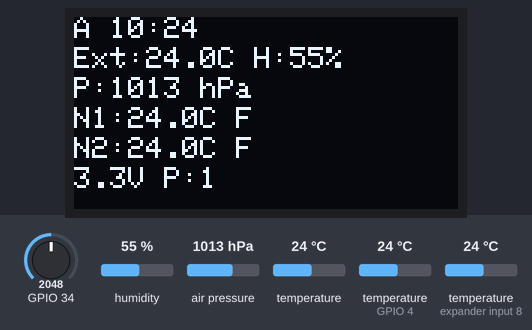
This sketch was run on a simulated ESP32. Shown: 128×64 one-colour display. The inputs (shaded band) are chosen by the test bench; at power-on: temperature (sensors on GPIO 4, expander input 8) 24 °C, GPIO 34 = 2048, humidity 55 %, air pressure 1013 hPa, temperature 24 °C. WiFi joins after 1.5 s; servers stay silent unless stated; uploads are accepted with an empty reply; the local clock reads 2024-03-15 10:24:30 at power-on unless the sketch sets it; storage starts empty; what the sketch prints to the serial monitor is not drawn.

Above: at 1.5 s.
1.6 s: temperature (sensor on GPIO 4) set to 31.2 °C
At 12.4 s:
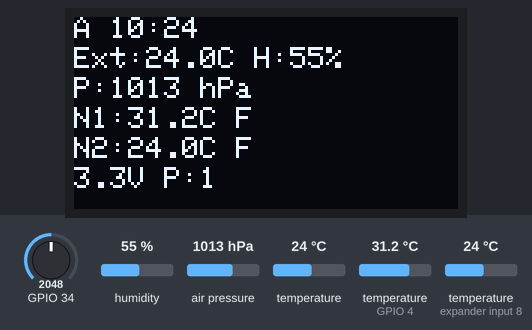
12.7 s: temperature (sensor on GPIO 4) set to 32.5 °C
At 22.4 s:
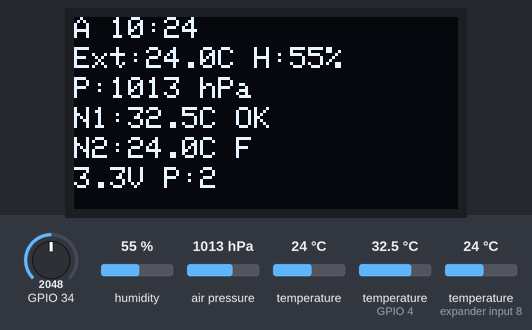
22.8 s: temperature (sensor on expander input 8) set to 31.1 °C
At 33.7 s:
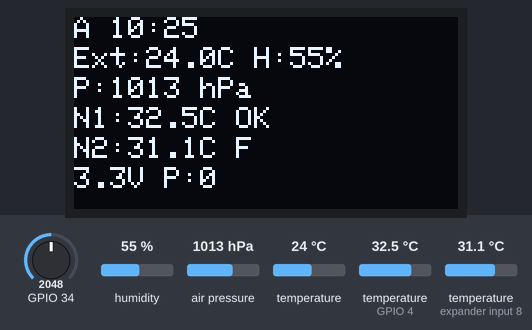
34.6 s: temperature (sensor on expander input 8) set to 32.3 °C
At 42.2 s:
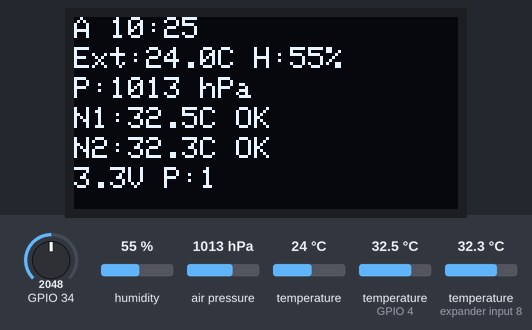
42.9 s: temperature (sensor on GPIO 4) set to 0 °C
At 52.0 s:
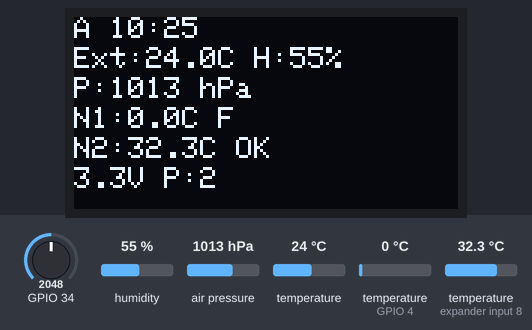
52.9 s: temperature (sensor on expander input 8) set to 35.8 °C
At 61.9 s:
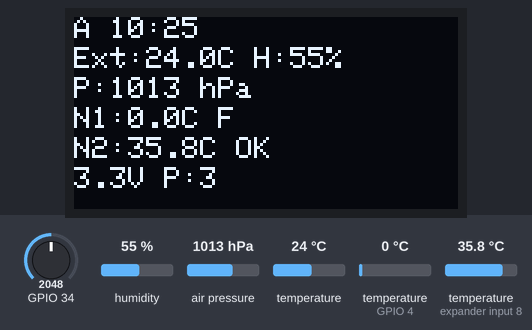
64.8 s: temperature (sensor on expander input 8) set to 37 °C
Timing chart, 0 to 67.8 s (numbered marks = the images above; inputs shaded):
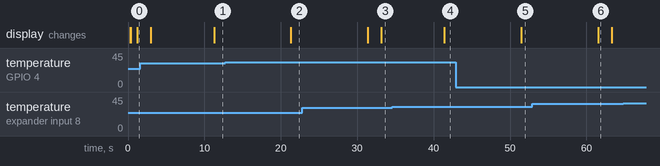

Measured:
- the behaviour switches between 31.9 and 32 °C on temperature (sensor on GPIO 4) (found by bisection; images 1 and 2)
- the behaviour switches between 31.9 and 32 °C on temperature (sensor on expander input 8) (found by bisection; images 3 and 4)
- after the input at 1.6 s, the display: first differs from a run without the input after 9.7 s (image 1)
- after the input at 12.7 s, the display: changes after 8.6 s (image 2)
- after the input at 34.6 s, the display: changes after 6.8 s (image 4)
- after the input at 42.9 s, the display: changes after 8.6 s (image 5)

The sketch:

apiario_tech.ino
```cpp
/*
 * ============================================================================
 *  APIÁRIO TECH — Firmware de produção (ESP32)
 * ============================================================================
 *
 *  Estação de monitorização de colmeia. Em cada ciclo:
 *    1. Lê os sensores (BME280, 2× DS18B20, HX711, bateria) de forma
 *       tolerante a falhas.
 *    2. Carimba com a hora do RTC DS3231 (UTC).
 *    3. Grava no microSD (arquivo CSV + fila de envio JSON Lines).
 *    4. Atualiza o OLED.
 *    5. Periodicamente liga o Wi-Fi, sincroniza a hora por NTP e envia
 *       as leituras pendentes para POST /api/telemetry (em lotes).
 *
 *  Nenhuma falha individual (sensor, SD, Wi-Fi, RTC) interrompe o ciclo —
 *  o dispositivo continua a medir e a guardar localmente.
 *
 *  Configuração: ver config.h (Wi-Fi, chave API, pinos, calibração).
 *  Contrato de telemetria: docs/03-contrato-telemetria.md
 * ============================================================================
 */

#include <Wire.h>
#include <WiFi.h>

#include "config.h"
#include "telemetry.h"
#include "sensors.h"
#include "storage.h"
#include "comms.h"
#include "oled.h"

// Estado de saúde dos sensores (preenchido no arranque).
static SensorHealth health;

// Última leitura (para mostrar no OLED entre ciclos).
static Reading lastReading;

// Temporização dos ciclos de leitura e de envio.
static unsigned long lastReadMs = 0;
static unsigned long lastSendMs = 0;
static bool firstCycle = true;

// -----------------------------------------------------
// Leitura de um ciclo completo
// -----------------------------------------------------
static void doReading() {
  // Valores por omissão (sentinelas) — cada sensor sobrescreve o seu.
  lastReading.flags = FLAG_NONE;
  lastReading.tempExtC = SENTINEL_F;
  lastReading.humidityPct = SENTINEL_F;
  lastReading.pressureHpa = SENTINEL_F;
  lastReading.tempNest1C = SENTINEL_F;
  lastReading.tempNest2C = SENTINEL_F;
  lastReading.weightG = WEIGHT_UNAVAILABLE;
  lastReading.batteryMv = BATTERY_UNAVAILABLE;

  // Timestamp (UTC) a partir do RTC ou do relógio de recurso.
  DateTime now = commsNow();
  telemetrySetTimestamp(lastReading, now.year(), now.month(), now.day(),
                        now.hour(), now.minute(), now.second());
  if (!commsIsRtcOk()) {
    lastReading.flags |= FLAG_RTC_FAIL;
  }

  // Sensores.
  sensorsReadBme280(lastReading, health);
  sensorsReadDs18b20(lastReading, health);
  sensorsReadWeight(lastReading, health);
  sensorsReadBattery(lastReading);

  // Persistência local.
  if (!storageAppend(lastReading)) {
    lastReading.flags |= FLAG_SD_FAIL;
  }

  // Log serial (JSON do contrato).
  Serial.println("--- Leitura ---");
  Serial.println(telemetryToJson(lastReading));

  // Avança o relógio de recurso (só tem efeito se o RTC falhou).
  commsAdvanceFallback();
}

// -----------------------------------------------------
// Refresco do OLED
// -----------------------------------------------------
static void refreshOled() {
  bool wifiOn = (WiFi.status() == WL_CONNECTED);
  oledShowStatus(lastReading, storagePendingCount(), wifiOn);
}

// -----------------------------------------------------
// setup
// -----------------------------------------------------
void setup() {
  Serial.begin(115200);
  delay(200);
  Serial.println();
  Serial.println("=================================");
  Serial.println("  APIARIO TECH");
  Serial.print("  Dispositivo: ");
  Serial.println(DEVICE_ID);
  Serial.print("  Firmware:    ");
  Serial.println(FIRMWARE_VERSION);
  Serial.print("  Modo:        ");
  Serial.println(MODO_TESTE ? "TESTE" : "PRODUCAO");
  Serial.println("=================================");

  // Aviso se a configuração de rede/API ainda não foi preenchida.
  if (strcmp(WIFI_SSID, "O_TEU_SSID") == 0 ||
      strcmp(API_DEVICE_KEY, "atk_substituir_pela_chave_real") == 0) {
    Serial.println();
    Serial.println("[main] AVISO: config.h ainda nao foi preenchido!");
    Serial.println("[main]   Defina WIFI_SSID, WIFI_PASSWORD e API_DEVICE_KEY");
    Serial.println("[main]   em firmware/apiario_tech/config.h antes de usar.");
    Serial.println();
  }

  // Barramento I2C (OLED + BME280 + RTC).
  Wire.begin(SDA_PIN, SCL_PIN);

  // Módulos.
  bool rtcOk = commsBeginRtc();
  bool sdOk = storageBegin();
  sensorsBegin(health);
  oledBegin();

  oledShowBoot(health, rtcOk, sdOk);

  Serial.print("[main] Leituras pendentes no arranque: ");
  Serial.println(storagePendingCount());
}

// -----------------------------------------------------
// loop
// -----------------------------------------------------
void loop() {
  unsigned long nowMs = millis();

  bool doRead = firstCycle || (nowMs - lastReadMs >= INTERVALO_LEITURA_MS);
  bool doSend = firstCycle || (nowMs - lastSendMs >= INTERVALO_ENVIO_MS);

  if (doRead) {
    lastReadMs = nowMs;
    doReading();
    refreshOled();
  }

  if (doSend) {
    lastSendMs = nowMs;
    commsSendPending();
    refreshOled();  // o contador de pendentes pode ter mudado
  }

  firstCycle = false;
  delay(200);
}
```

comms.cpp
```cpp
/*
 * Apiário Tech — Implementação de comunicações e tempo.
 */

#include "comms.h"
#include "config.h"
#include "storage.h"

#include <WiFi.h>
#include <HTTPClient.h>
#include <time.h>
#include <vector>

// Número máximo de leituras enviadas num só pedido HTTP.
static const size_t MAX_BATCH = 50;

static RTC_DS3231 rtc;
static bool rtcOk = false;
// Relógio de recurso: último tempo conhecido (usado se o RTC falhar).
static DateTime fallbackTime(2000, 1, 1, 0, 0, 0);

// -----------------------------------------------------
// RTC e relógio de recurso
// -----------------------------------------------------

bool commsBeginRtc() {
  Serial.println("[comms] A iniciar RTC DS3231...");
  rtcOk = rtc.begin();

  if (!rtcOk) {
    Serial.println("[comms] ERRO: RTC DS3231 nao encontrado.");
    fallbackTime = DateTime(F(__DATE__), F(__TIME__));
    return false;
  }

  if (rtc.lostPower()) {
    Serial.println("[comms] RTC perdeu energia; a acertar pela hora de compilacao.");
    rtc.adjust(DateTime(F(__DATE__), F(__TIME__)));
  }

  fallbackTime = rtc.now();
  Serial.println("[comms] RTC DS3231 OK.");
  return true;
}

bool commsIsRtcOk() {
  return rtcOk;
}

DateTime commsNow() {
  if (rtcOk) {
    fallbackTime = rtc.now();
  }
  return fallbackTime;
}

void commsAdvanceFallback() {
  if (!rtcOk) {
    fallbackTime = fallbackTime + TimeSpan((long)(INTERVALO_LEITURA_MS / 1000UL));
  }
}

// -----------------------------------------------------
// Wi-Fi
// -----------------------------------------------------

static bool connectWifi() {
  if (WiFi.status() == WL_CONNECTED) {
    return true;
  }

  Serial.print("[comms] A ligar Wi-Fi a ");
  Serial.print(WIFI_SSID);
  Serial.println("...");

  WiFi.mode(WIFI_STA);
  WiFi.begin(WIFI_SSID, WIFI_PASSWORD);

  unsigned long start = millis();
  while (WiFi.status() != WL_CONNECTED && (millis() - start) < WIFI_TIMEOUT_MS) {
    delay(250);
  }

  if (WiFi.status() == WL_CONNECTED) {
    Serial.print("[comms] Wi-Fi ligado. IP: ");
    Serial.println(WiFi.localIP());
    return true;
  }

  Serial.println("[comms] ERRO: falha ao ligar Wi-Fi.");
  return false;
}

// -----------------------------------------------------
// NTP (SNTP) → acerta o RTC para UTC
// -----------------------------------------------------

static void syncNtp() {
  configTime(NTP_GMT_OFFSET_SEC, NTP_DAYLIGHT_OFFSET_SEC, NTP_SERVER);

  struct tm timeinfo;
  if (getLocalTime(&timeinfo, 10000)) {
    DateTime ntpTime(timeinfo.tm_year + 1900, timeinfo.tm_mon + 1, timeinfo.tm_mday,
                     timeinfo.tm_hour, timeinfo.tm_min, timeinfo.tm_sec);
    if (rtcOk) {
      rtc.adjust(ntpTime);
    }
    fallbackTime = ntpTime;
    Serial.println("[comms] Hora sincronizada por NTP (UTC).");
  } else {
    Serial.println("[comms] AVISO: nao foi possivel sincronizar NTP.");
  }
}

// -----------------------------------------------------
// HTTP POST /api/telemetry
// -----------------------------------------------------

static int postTelemetry(const String& payload) {
  WiFiClient client;
  HTTPClient http;

  String url = String(API_BASE_URL) + "/telemetry";
  if (!http.begin(client, url)) {
    Serial.println("[comms] ERRO: nao consegui abrir ligacao HTTP.");
    return -1;
  }

  http.addHeader("Content-Type", "application/json");
  http.addHeader("X-Device-Key", API_DEVICE_KEY);
  http.setTimeout(HTTP_TIMEOUT_MS);

  int code = http.POST(payload);
  if (code > 0) {
    Serial.printf("[comms] POST %u bytes -> HTTP %d\n", (unsigned)payload.length(), code);
  } else {
    Serial.printf("[comms] POST falhou: %s\n", http.errorToString(code).c_str());
  }

  http.end();
  return code;
}

// -----------------------------------------------------
// Envio da fila pendente (em lotes)
// -----------------------------------------------------

bool commsSendPending() {
  std::vector<String> lines;
  int total = storageLoadPending(lines);

  if (total == 0) {
    return true;  // nada por enviar
  }

  Serial.printf("[comms] %d leitura(s) pendente(s) para enviar.\n", total);

  if (!connectWifi()) {
    return false;  // tenta de novo no próximo ciclo
  }

  syncNtp();  // melhor esforço; mantém o RTC em UTC

  bool allSent = true;
  size_t sent = 0;

  while (sent < lines.size()) {
    size_t batchEnd = sent + MAX_BATCH;
    if (batchEnd > lines.size()) batchEnd = lines.size();

    String payload = "{\"readings\":[";
    for (size_t i = sent; i < batchEnd; i++) {
      if (i > sent) payload += ",";
      payload += lines[i];
    }
    payload += "]}";

    int code = postTelemetry(payload);

    if (code >= 200 && code < 300) {
      sent = batchEnd;
      // Persiste o progresso: mantém apenas o que ainda não foi enviado.
      std::vector<String> remaining(lines.begin() + sent, lines.end());
      storageSavePending(remaining);
    } else {
      allSent = false;
      break;  // guarda o restante para o próximo ciclo
    }
  }

  WiFi.disconnect();

  if (allSent) {
    Serial.println("[comms] Fila de envio vazia.");
  }
  return allSent;
}
```

comms.h
```cpp
/*
 * Apiário Tech — Comunicações e tempo.
 *
 * Responsabilidades:
 *   - RTC DS3231: hora de referência para os timestamps.
 *   - Relógio de recurso: se o RTC falhar, avança o último timestamp
 *     conhecido pelo intervalo de leitura (contrato §6.3).
 *   - Wi-Fi + HTTP: envia as leituras pendentes para POST /api/telemetry
 *     em lotes, autenticado com X-Device-Key.
 *   - NTP (SNTP): quando há Wi-Fi, sincroniza o RTC para UTC.
 *
 * O envio é idempotente: o backend deduplica por (device_id, timestamp),
 * pelo que reenviar leituras não cria duplicados.
 */

#ifndef APIARIO_COMMS_H
#define APIARIO_COMMS_H

#include <Arduino.h>
#include <RTClib.h>

// Inicializa o RTC DS3231. Devolve true se o RTC respondeu.
bool commsBeginRtc();

// true se o RTC está operacional.
bool commsIsRtcOk();

// Devolve a melhor estimativa de tempo atual (UTC). Se o RTC falhou,
// usa o relógio de recurso (último tempo conhecido).
DateTime commsNow();

// Faz avançar o relógio de recurso (chamar uma vez por ciclo de leitura).
// Sem efeito se o RTC estiver operacional.
void commsAdvanceFallback();

// Liga o Wi-Fi, sincroniza o RTC por NTP e envia as leituras pendentes
// para a API em lotes. Devolve true se a fila ficou vazia.
bool commsSendPending();

#endif // APIARIO_COMMS_H
```

oled.cpp
```cpp
/*
 * Apiário Tech — Implementação do display OLED.
 */

#include "oled.h"
#include "config.h"

#include <Wire.h>
#include <Adafruit_GFX.h>
#include <Adafruit_SSD1306.h>

static Adafruit_SSD1306 display(SCREEN_WIDTH, SCREEN_HEIGHT, &Wire, OLED_RESET);
static bool oledOk = false;

// Limites provisórios do ninho apenas para o indicador local (OLED).
static const float NINHO_MIN = 32.0f;
static const float NINHO_MAX = 36.5f;

bool oledBegin() {
  oledOk = display.begin(SSD1306_SWITCHCAPVCC, OLED_ADDR);
  if (oledOk) {
    display.clearDisplay();
    display.setTextSize(1);
    display.setTextColor(SSD1306_WHITE);
    display.display();
  } else {
    Serial.println("[oled] ERRO: OLED nao encontrado.");
  }
  return oledOk;
}

// Indicador curto do estado do ninho.
static const char* nestState(float t) {
  if (sensorsIsDs18b20Invalid(t)) return "ERR";
  if (t < NINHO_MIN) return "F";
  if (t > NINHO_MAX) return "Q";
  return "OK";
}

void oledShowBoot(const SensorHealth& health, bool rtcOk, bool sdOk) {
  if (!oledOk) return;

  display.clearDisplay();
  display.setCursor(0, 0);
  display.println("APIARIO TECH");
  display.println("--------------");
  display.print("BME280: ");
  display.println(health.bme280 ? "OK" : "ERRO");
  display.print("DS18B20: ");
  display.println(health.ds18b20Count);
  display.print("RTC: ");
  display.println(rtcOk ? "OK" : "ERRO");
  display.print("SD: ");
  display.println(sdOk ? "OK" : "ERRO");
  display.print("HX711: ");
  display.println(health.hx711Calibrated ? "OK" : "n/cal");
  display.display();
}

void oledShowStatus(const Reading& r, unsigned long pendingCount, bool wifiOn) {
  if (!oledOk) return;

  display.clearDisplay();
  display.setTextSize(1);
  display.setTextColor(SSD1306_WHITE);

  // Linha 0: estado geral + hora.
  display.setCursor(0, 0);
  display.print(telemetryIsOk(r) ? "OK " : "A ");
  // timestamp = "AAAA-MM-DDTHH:MM:SSZ" → hora começa no índice 11.
  String ts = String(r.timestamp);
  display.print(ts.substring(11, 16));
  display.print(wifiOn ? " WiFi" : "");

  // Linha 1: exterior + humidade.
  display.setCursor(0, 10);
  if (r.tempExtC <= SENTINEL_F + 0.5f) {
    display.print("Ext: --.-C");
  } else {
    display.print("Ext:");
    display.print(r.tempExtC, 1);
    display.print("C");
  }
  if (r.humidityPct > SENTINEL_F + 0.5f) {
    display.print(" H:");
    display.print(r.humidityPct, 0);
    display.print("%");
  }

  // Linha 2: pressão.
  display.setCursor(0, 20);
  if (r.pressureHpa > SENTINEL_F + 0.5f) {
    display.print("P:");
    display.print(r.pressureHpa, 0);
    display.print(" hPa");
  } else {
    display.print("P: --");
  }

  // Linha 3: ninho 1.
  display.setCursor(0, 30);
  display.print("N1:");
  if (r.tempNest1C <= SENTINEL_F + 0.5f) {
    display.print("--.-C ERR");
  } else {
    display.print(r.tempNest1C, 1);
    display.print("C ");
    display.print(nestState(r.tempNest1C));
  }

  // Linha 4: ninho 2.
  display.setCursor(0, 40);
  display.print("N2:");
  if (r.tempNest2C <= SENTINEL_F + 0.5f) {
    display.print("--.-C ERR");
  } else {
    display.print(r.tempNest2C, 1);
    display.print("C ");
    display.print(nestState(r.tempNest2C));
  }

  // Linha 5: peso + bateria + pendentes.
  display.setCursor(0, 50);
  if (r.weightG != WEIGHT_UNAVAILABLE) {
    display.print(r.weightG / 1000.0f, 1);
    display.print("kg ");
  }
  if (r.batteryMv != BATTERY_UNAVAILABLE) {
    display.print(r.batteryMv / 1000.0f, 1);
    display.print("V ");
  }
  display.print("P:");
  display.print(pendingCount);

  display.display();
}
```

oled.h
```cpp
/*
 * Apiário Tech — Display OLED SSD1306 (128x64, I2C).
 *
 * Mostra um resumo de estado local: módulos no arranque e, em ciclo,
 * as leituras correntes, o peso, a bateria e as leituras pendentes.
 * O OLED é opcional — uma falha não impede o funcionamento.
 */

#ifndef APIARIO_OLED_H
#define APIARIO_OLED_H

#include <Arduino.h>
#include "telemetry.h"
#include "sensors.h"

// Inicializa o OLED. Devolve true se o display respondeu.
bool oledBegin();

// Ecrã de arranque com o estado dos módulos.
void oledShowBoot(const SensorHealth& health, bool rtcOk, bool sdOk);

// Ecrã de estado com a leitura corrente e contadores.
void oledShowStatus(const Reading& r, unsigned long pendingCount, bool wifiOn);

#endif // APIARIO_OLED_H
```

sensors.h
```cpp
/*
 * Apiário Tech — Leitura dos sensores.
 *
 * Cada sensor é tolerante a falhas: se não responder, a leitura é marcada
 * com o valor sentinela (-127.00) e/ou a bandeira de estado correspondente,
 * e o restante ciclo continua.
 *
 * Sensores:
 *   - BME280  (I2C)  → temperatura/humidade/pressão exteriores
 *   - DS18B20 (1-Wire, 2 sondas) → temperatura do ninho 1 e 2
 *   - HX711   (células de carga) → peso da colmeia
 *   - ADC     (divisor de tensão) → tensão da bateria
 */

#ifndef APIARIO_SENSORS_H
#define APIARIO_SENSORS_H

#include <Arduino.h>
#include "telemetry.h"

// Estado de saúde dos sensores (preenchido em sensorsBegin).
struct SensorHealth {
  bool bme280 = false;     // BME280 encontrado e configurado
  int ds18b20Count = 0;    // número de sondas DS18B20 no barramento
  bool hx711Ready = false; // HX711 responde
  bool hx711Calibrated = false; // fator de escala definido (≠ 1.0)
};

// Inicializa todos os sensores e preenche 'health'.
// Requer Wire.begin() já chamado no sketch principal.
void sensorsBegin(SensorHealth& health);

// Lê o BME280 e preenche tempExtC/humidityPct/pressureHpa.
// Deteta leitura "congelada" (BME280_STALE) e falha total (BME280_FAIL).
void sensorsReadBme280(Reading& r, const SensorHealth& health);

// Lê as duas sondas DS18B20 e preenche tempNest1C/tempNest2C.
void sensorsReadDs18b20(Reading& r, const SensorHealth& health);

// Lê o HX711 e preenche weightG (ou marca indisponível/falha).
void sensorsReadWeight(Reading& r, const SensorHealth& health);

// Lê a tensão da bateria e preenche batteryMv (+ BATTERY_LOW se aplicável).
void sensorsReadBattery(Reading& r);

// true se o valor de uma sonda DS18B20 é inválido (desligada/reset).
bool sensorsIsDs18b20Invalid(float tempC);

#endif // APIARIO_SENSORS_H
```

Source omitted: sensors.cpp (6632 bytes), storage.cpp (4358 bytes), storage.h (1790 bytes), telemetry.cpp (4566 bytes), telemetry.h (2558 bytes), config.h (5946 bytes)
